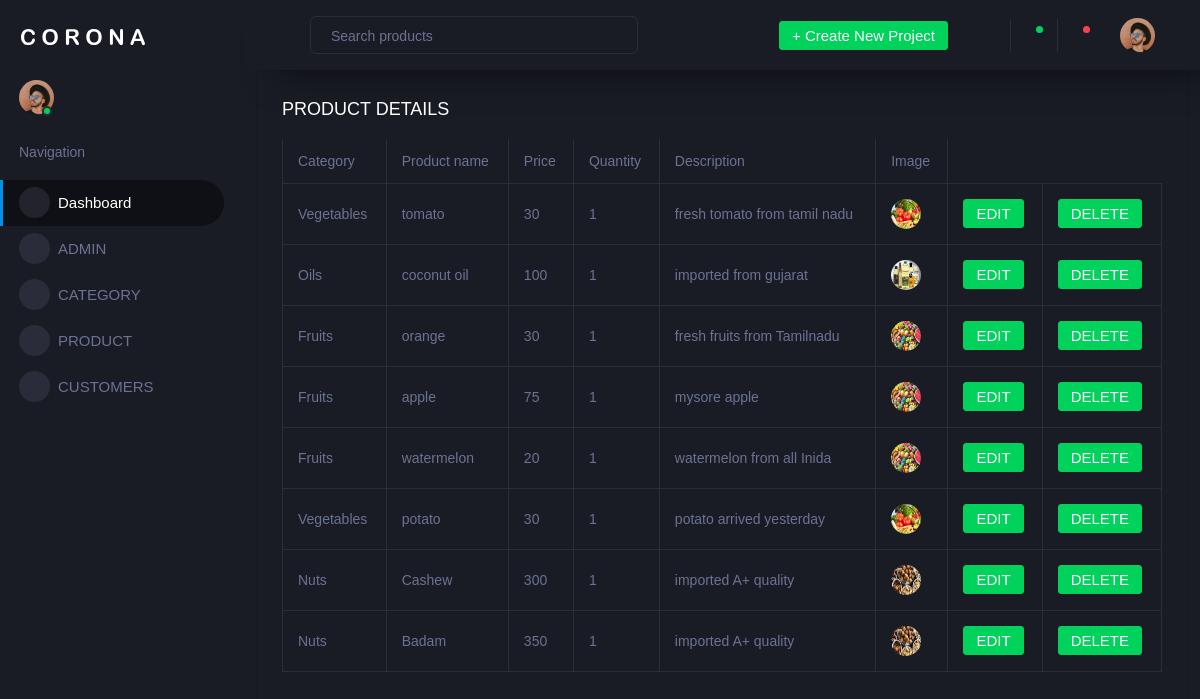
The app's page /app1/diaplayproduct/ with its own data.
### app1/models.py (models this page shows)
class productdb(models.Model):
    Category = models.CharField(max_length=100, null=True, blank=True)
    Productname = models.CharField(max_length=100, null=True, blank=True)
    Price = models.CharField(max_length=100, null=True, blank=True)
    Quantity = models.IntegerField()
    Description = models.TextField(max_length=200, null=True, blank=True)
    image = models.ImageField(upload_to="Profile", null=True, blank=True)

### app1/views.py (the view)
# urls.py: path('diaplayproduct/', views.displayproduct, name="displayproduct"),
def displayproduct(req):
    data = productdb.objects.all()
    return render(req, 'displayproduct.html', {'data': data})

### app1/templates/displayproduct.html (shortened to what this page needs)
<!DOCTYPE html>
{% extends 'index.html' %}
{% block content %}
<html lang="en">
<head>
</head>
<body>
<div class="col-lg-12 grid-margin stretch-card">
                <div class="card">
                  <div class="card-body">
                    <h4 class="card-title">PRODUCT DETAILS</h4>
                    <div class="table-responsive">
                      <table class="table table-bordered">
                        <thead>
                          <tr>
                            <th> Category </th>
                            <th> Product name </th>
                            <th> Price </th>
                            <th> Quantity </th>
                            <th> Description </th>
                            <th> Image </th>
                          </tr>
                        </thead>
                        <tbody>
                        {% for d in data %}
                            <tr>
                                <td>{{d.Category}}</td>
                                <td>{{d.Productname}}</td>
                                <td>{{d.Price}}</td>
                                <td>{{d.Quantity}}</td>
                                <td>{{d.Description}}</td>
                                <td>
                                    <img src="{{d.image.url}}">
                                </td>
                                <td>
                                    <form action="{% url 'editproduct' dataid=d.id %}">
                                        <button type="submit" class="btn btn-success">EDIT</button>
                                    </form>
                                </td>
                                <td>
                                    <form action="{% url 'deleteproduct' dataid=d.id %}">
                                        <button type="submit" class="btn btn-success">DELETE</button>
                                    </form>
                                </td>
                            </tr>
                        {% endfor %}
                        </tbody>
                      </table>
                    </div>
                  </div>
                </div>
              </div>
</body>
</html>
{% endblock %}

### app1/templates/index.html (shortened to what this page needs)
<!DOCTYPE html>
{% load static %}
<html lang="en">
  <head>
    <link rel="stylesheet" href="{% static 'assets/vendors/mdi/css/materialdesignicons.min.css' %}">
    <link rel="stylesheet" href="{% static 'assets/vendors/css/vendor.bundle.base.css">
    <link rel="stylesheet" href="{% static 'assets/vendors/jvectormap/jquery-jvectormap.css' %}">
    <link rel="stylesheet" href="{% static 'assets/vendors/flag-icon-css/css/flag-icon.min.css' %}">
    <link rel="stylesheet" href="{% static 'assets/vendors/owl-carousel-2/owl.carousel.min.css' %}">
    <link rel="stylesheet" href="{% static 'assets/vendors/owl-carousel-2/owl.theme.default.min.css' %}">
    <link rel="stylesheet" href="{% static 'assets/css/style.css' %}">
  </head>
  <body>
    <div class="container-scroller">
      <nav class="sidebar sidebar-offcanvas" id="sidebar">
        <div class="sidebar-brand-wrapper d-none d-lg-flex align-items-center justify-content-center fixed-top">
          <a class="sidebar-brand brand-logo" href="index.html"><img src="assets/images/logo.svg" alt="logo" /></a>
        </div>
        <ul class="nav">
          <li class="nav-item profile">
            <div class="profile-desc">
              <div class="profile-pic">
                <div class="count-indicator">
                  <img class="img-xs rounded-circle " src="{% static 'assets/images/faces/face15.jpg' %}" alt="">
                  <span class="count bg-success"></span>
                </div>
              </div>
              <a href="#" id="profile-dropdown" data-toggle="dropdown"><i class="mdi mdi-dots-vertical"></i></a>
            </div>
          </li>
          <li class="nav-item nav-category">
            <span class="nav-link">Navigation</span>
          </li>
          <li class="nav-item menu-items">
            <a class="nav-link" href="index.html">
              <span class="menu-icon">
                <i class="mdi mdi-speedometer"></i>
              </span>
              <span class="menu-title">Dashboard</span>
            </a>
          </li>
          <li class="nav-item menu-items">
            <a class="nav-link" data-toggle="collapse" href="#ui-basic" aria-expanded="false" aria-controls="ui-basic">
              <span class="menu-icon">
                <i class="mdi mdi-laptop"></i>
              </span>
              <span class="menu-title">ADMIN</span>
              <i class="menu-arrow"></i>
            </a>
          </li>
          <li class="nav-item menu-items">
            <a class="nav-link" data-toggle="collapse" href="#ui-basic" aria-expanded="false" aria-controls="ui-basic">
              <span class="menu-icon">
                <i class="mdi mdi-laptop"></i>
              </span>
              <span class="menu-title">CATEGORY</span>
              <i class="menu-arrow"></i>
            </a>
          </li>
           <li class="nav-item menu-items">
            <a class="nav-link" data-toggle="collapse" href="#ui-basic" aria-expanded="false" aria-controls="ui-basic">
              <span class="menu-icon">
                <i class="mdi mdi-laptop"></i>
              </span>
              <span class="menu-title">PRODUCT</span>
              <i class="menu-arrow"></i>
            </a>
             <li class="nav-item menu-items">
            <a class="nav-link" data-toggle="collapse" href="#ui-basic" aria-expanded="false" aria-controls="ui-basic">
              <span class="menu-icon">
                <i class="mdi mdi-laptop"></i>
              </span>
              <span class="menu-title">CUSTOMERS</span>
              <i class="menu-arrow"></i>
            </a>
          </li>
        </ul>
      </nav>
      <div class="container-fluid page-body-wrapper">
        <nav class="navbar p-0 fixed-top d-flex flex-row">
          <div class="navbar-menu-wrapper flex-grow d-flex align-items-stretch">
            <button class="navbar-toggler navbar-toggler align-self-center" type="button" data-toggle="minimize">
              <span class="mdi mdi-menu"></span>
            </button>
            <ul class="navbar-nav w-100">
              <li class="nav-item w-100">
                <form class="nav-link mt-2 mt-md-0 d-none d-lg-flex search">
                  <input type="text" class="form-control" placeholder="Search products">
                </form>
              </li>
            </ul>
            <ul class="navbar-nav navbar-nav-right">
              <li class="nav-item dropdown d-none d-lg-block">
                <a class="nav-link btn btn-success create-new-button" id="createbuttonDropdown" data-toggle="dropdown" aria-expanded="false" href="#">+ Create New Project</a>
              </li>
              <li class="nav-item nav-settings d-none d-lg-block">
                <a class="nav-link" href="#">
                  <i class="mdi mdi-view-grid"></i>
                </a>
              </li>
              <li class="nav-item dropdown border-left">
                <a class="nav-link count-indicator dropdown-toggle" id="messageDropdown" href="#" data-toggle="dropdown" aria-expanded="false">
                  <i class="mdi mdi-email"></i>
                  <span class="count bg-success"></span>
                </a>
              </li>
              <li class="nav-item dropdown border-left">
                <a class="nav-link count-indicator dropdown-toggle" id="notificationDropdown" href="#" data-toggle="dropdown">
                  <i class="mdi mdi-bell"></i>
                  <span class="count bg-danger"></span>
                </a>
              </li>
              <li class="nav-item dropdown">
                <a class="nav-link" id="profileDropdown" href="#" data-toggle="dropdown">
                  <div class="navbar-profile">
                    <img class="img-xs rounded-circle" src="{% static 'assets/images/faces/face15.jpg' %}" alt="">
                    <i class="mdi mdi-menu-down d-none d-sm-block"></i>
                  </div>
                </a>
              </li>
            </ul>
          </div>
        </nav>
        <div class="main-panel">
          {% block content %}{% endblock %}
        </div>
      </div>
    </div>
  </body>
</html>

### records on screen
productdb: Category "Vegetables", Productname "tomato", Price "30", Quantity "1", Description "fresh tomato from tamil nadu", image (picture)
productdb: Category "Oils", Productname "coconut oil", Price "100", Quantity "1", Description "imported from gujarat", image (picture)
productdb: Category "Fruits", Productname "orange", Price "30", Quantity "1", Description "fresh fruits from Tamilnadu", image (picture)
productdb: Category "Fruits", Productname "apple", Price "75", Quantity "1", Description "mysore apple", image (picture)
productdb: Category "Fruits", Productname "watermelon", Price "20", Quantity "1", Description "watermelon from all Inida", image (picture)
productdb: Category "Vegetables", Productname "potato", Price "30", Quantity "1", Description "potato arrived yesterday", image (picture)
productdb: Category "Nuts", Productname "Cashew", Price "300", Quantity "1", Description "imported A+ quality", image (picture)
productdb: Category "Nuts", Productname "Badam", Price "350", Quantity "1", Description "imported A+ quality", image (picture)
